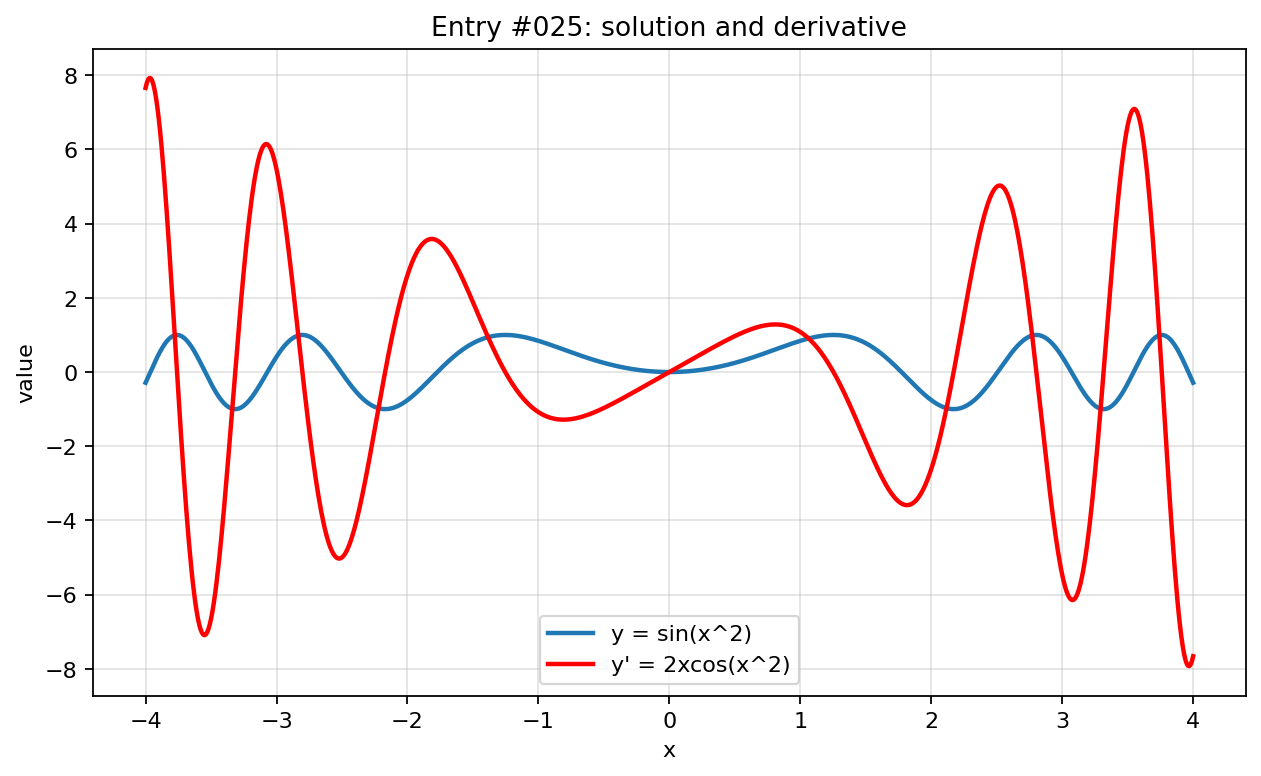

This figure's Python source:
import numpy as np
import matplotlib.pyplot as plt

x = np.linspace(-4, 4, 800)

with np.errstate(divide="ignore", invalid="ignore", over="ignore"):
    y = np.sin(x**2)
    y_prime = 2*x*np.cos(x**2)

plt.figure(figsize=(8, 5))
plt.plot(x, y, label="y = sin(x^2)", linewidth=2)
plt.plot(x, y_prime, label="y' = 2xcos(x^2)", linewidth=2, color="red")
plt.title("Entry #025: solution and derivative")
plt.xlabel("x")
plt.ylabel("value")
plt.grid(True, alpha=0.35)
plt.legend()
plt.tight_layout()
plt.show()
